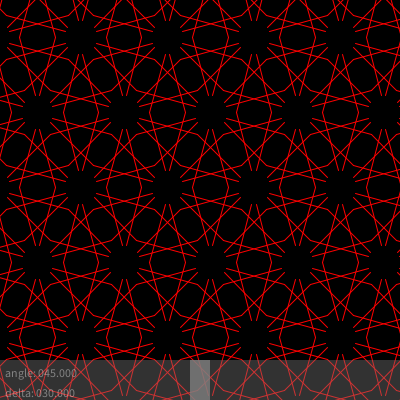
Frame 1 (no input)
Frame 60 (the mouse pressed at the canvas centre just before this capture): identical to frame 1, image omitted
Frame 120 (the mouse held since frame 60 and released just before this capture): identical to frame 1, image omitted

The Processing sketch that drew this single still picture (run headless with seeded random() and noise(); from frame 60 on, the mouse is pressed at the canvas centre):

// Processing sketch: islamicstarpatterns
// ── islamicstarpatterns.pde
//Polygon polygon;
final int NUM_SIDES = 6;
boolean debug = false;
float delta = 10;
Slider deltaSlider, angleSlider;

ArrayList<Polygon> polygons = new ArrayList<Polygon>(100);


void setup() {
  size(400, 400);
  deltaSlider = new Slider("delta", height - 20, 0, 60);
  angleSlider = new Slider("angle", height - 40, 0, 90);

  float h = 50 * 2;
  float w = (sqrt(3) / 2) * h;
  int row = 0;
  float inc = floor(3 * (h  / 4));

  for (float y = -inc; y < width + inc; y += inc) {
    //Polygon poly = new Polygon(x + inc / 2, y + inc / 2, NUM_SIDES, inc);
    float sx = ((row % 2) == 0) ? -w : -w / 2;
    for (float x = sx; x < width + inc; x += w) {
      Polygon poly = new Polygon(x, y, NUM_SIDES, inc);
      polygons.add(poly);
    }
    row += 1;
  }
  createPolygons();

  //polygon = new Polygon(width / 2, height / 2, NUM_SIDES);
  //createPolygon();
  println("press \"d\" to show debug info");
}

void createPolygons() {

  for (Polygon polygon : polygons) {
    polygon.makeHankins();
    //polygon.findEnds();
  }
}

void draw() {
  background(0);
  for (Polygon polygon : polygons) {
    polygon.draw();
  }
  angleSlider.draw();
  deltaSlider.draw();
}

void mouseReleased() {

  createPolygons();
}
void mouseClicked() {
  if (angleSlider.clicked() || deltaSlider.clicked()) {
    createPolygons();
  }
}

void mouseDragged() {
  if (angleSlider.clicked() || deltaSlider.clicked()) {
    createPolygons();
  }
}

void keyPressed() {
  if (key == 'd') {
    debug = !debug;
  }
}
// ── Edge.pde
class Edge {
  float angle;
  PVector a, b;
  PVector mid;
  Hankin h1 = null, h2 = null;
  float delta;

  Edge(PVector a, PVector b) {
    this.a = a.copy();
    this.b = b.copy();
    angle = radians(angleSlider.getValue());
    delta = deltaSlider.getValue();
  }

//  void clearEnds() {
//    if (h1 != null) {
//      h1.clearEnd();
//    }
//    if (h2 != null) {
//      h2.clearEnd();
//    }
//  }

  void hankin() {
    angle = radians(angleSlider.getValue());
    delta = deltaSlider.getValue();
    mid = PVector.add(a, b).mult(0.5);
    
    
    
    PVector v1 = PVector.sub(a, mid);
    //edge length
    float edge_len = v1.mag() + delta;
    PVector v2 = PVector.sub(b, mid);

    PVector offset1 = mid.copy(); 
    PVector offset2 = mid.copy();
    if (delta > 0) {
      v1.setMag(this.delta);
      v2.setMag(this.delta);

      offset1 = PVector.add(mid, v2);
      offset2 = PVector.add(mid, v1);
    }
    v1.normalize();
    v2.normalize();

    v1.rotate(-angle);
    v2.rotate(angle);
    float interior = (NUM_SIDES - 2) * PI / NUM_SIDES;
    float alpha = interior * 0.5;
    float beta = PI - angle - alpha;
    float henkin_len = (edge_len * sin(alpha)) / sin(beta);
    
    v1.setMag(henkin_len);
    v2.setMag(henkin_len);


    h1 = new Hankin(offset1, v1);
    h2 = new Hankin(offset2, v2);
  }

  void draw() {
    stroke(255);
    if (debug) {
      line(a.x, a.y, b.x, b.y);
    }


    if (h1 != null && h2 != null) {
      h1.draw();
      h2.draw();
    }
    
    
    //noFill();
    //ellipse(mid.x, mid.y, 10,10);
  }

  //void findEnds(Edge edge) {
  //  //h1.findEnd(edge.h1);
  //  //h1.findEnd(edge.h2);
  //  //h2.findEnd(edge.h1);
  //  //h2.findEnd(edge.h2);
  //}
}
// ── Hankin.pde
class Hankin {
  PVector a, b;
  PVector v;
  
  float previous_dist = 0;
  Hankin(PVector a, PVector v) {
    this.a = a.copy();

    this.v = v.copy();
    this.b = PVector.add(a, v);
    
  }



  void draw() {
    noFill();
    stroke(255, 0, 0);
    line(a.x, a.y, b.x, b.y);
    //if (debug) {
    //  ellipse(a.x, a.y, 10, 10);
    //  //line(a.x, a.y, b.x, b.y);
    //  if (end != null) {
    //    stroke(0, 255, 0);
    //    ellipse(end.x, end.y, 10, 10);
    //  }
    //}
  }

  //void findEnd(Hankin o) {
  //  ////find the intersecion of the lines
  //  //float denominator = (o.v.y * v.x) - (o.v.x * v.y);
  //  //float numa = (o.v.x * (a.y - o.a.y)) - (o.v.y * (a.x - o.a.x));
  //  //float numb = (v.x * (a.y - o.a.y)) - (v.y * (a.x - o.a.x));

  //  //float ua = numa / denominator;
  //  //float ub = numb / denominator;

  //  //float x = a.x + (ua * v.x);
  //  //float y = a.y + (ua * v.y); 

  //  //if (ua > 0 && ub > 0) {
  //  //  PVector candidate = new PVector(x, y);
  //  //  float d1 = PVector.dist(candidate, a);
  //  //  float d2 = PVector.dist(candidate, o.a);
  //  //  float dist = d1 + d2;
  //  //  float diff = abs(d1 - d2);
  //  //  if (diff < 0.001) {
  //  //    if (end == null) {
  //  //      end = candidate;
  //  //      previous_dist = dist;
  //  //    } else {
  //  //      if (dist < previous_dist) {
  //  //        end = candidate;
  //  //        previous_dist = dist;
  //  //      }
  //  //    }
  //  //  }
  //  //}
  //}
}
// ── Polygon.pde
class Polygon {
  ArrayList<Edge> edges = new ArrayList<Edge>();
  ArrayList<PVector> vertices = new ArrayList<PVector>();
  PVector pos;
  float radius;

  Polygon(float x, float y, int numSides, float radius) {
    
    pos = new PVector(x,y);
    this.radius = radius;

    //addVertex(x,y);
    //addVertex(x + radius, y);
    //addVertex(x + radius, y + radius);
    //addVertex(x, y + radius);
    float cx = x + radius / 2;
    float cy = y + radius / 2;


    for (int i = 0; i < numSides; i += 1) {
      float angle = (i * (TWO_PI / numSides)); 
      float xx = cx + radius * cos(angle);
      float yy = cy + radius * sin(angle);
      addVertex(xx, yy);
    }
    close();
  }

  //void findEnds() {
  //  //for (Edge edge : edges) {
  //  //  edge.clearEnds();
  //  //}
  //  //for (int i = 0; i < edges.size(); i += 1) {
  //  //  for (int j = 0; j < edges.size(); j += 1) {
  //  //    if (i == j) continue;

  //  //    edges.get(i).findEnds(edges.get(j));
  //  //  }
  //  //}
  //}

  void makeHankins() {
    for (Edge edge : edges) {
      edge.hankin();
    }
  }

  void close() {
    PVector first = vertices.get(0);
    PVector last = vertices.get(vertices.size()-1);
    edges.add(new Edge(last, first));
  }

  void addVertex(float x, float y) {
    PVector a = new PVector(x, y);
    int count = vertices.size();
    if (count > 0) {
      PVector prev = vertices.get(count-1);
      Edge edge = new Edge(prev, a);
      edges.add(edge);
    }
    vertices.add(a);
    println("vertex Added (" + x + "," + y + ")");
  }


  void draw() {
    for (Edge edge : edges) {
      edge.draw();
    }
  }
}
// ── Slider.pde
class Slider {
  PVector pos, dims;
  PVector valuePos;
  float value = 0;
  float min, max;
  String name;
  Slider(String name, float ypos, float min, float max) {
    pos = new PVector(0, ypos);
    dims = new PVector(width , 20);
    this.min = min;
    this.max = max;
    value = 0.5;
    valuePos = new PVector();
    calc();
    this.name = name;
  }
  
  void calc() {
    valuePos.x = map(value, 0, 1, 0, width - 20);
    valuePos.y = pos.y;
  }
  
  boolean clicked() {
    float mx = mouseX;
    float my = mouseY;
    if (mx >= 0 && mx <= width - 20 && my >= pos.y && my <= pos.y + dims.y) {
      value = map(mx, 0, width - 20, 0, 1);
      calc();
      return true;
    }
    return false;
  }
  
  void draw() {
    fill(128,100);
    noStroke();
    rect(pos.x, pos.y, dims.x, dims.y);
    fill(128,200);
    rect(valuePos.x, valuePos.y, dims.y, dims.y);
    
    fill(255,100);
    text(name + ": " + nf(getValue(), 3, 3), pos.x + 5, pos.y + dims.y - 3);
  }
  
  float getValue() {
    return map(value, 0, 1, min, max);
  }
  
  
 
}
